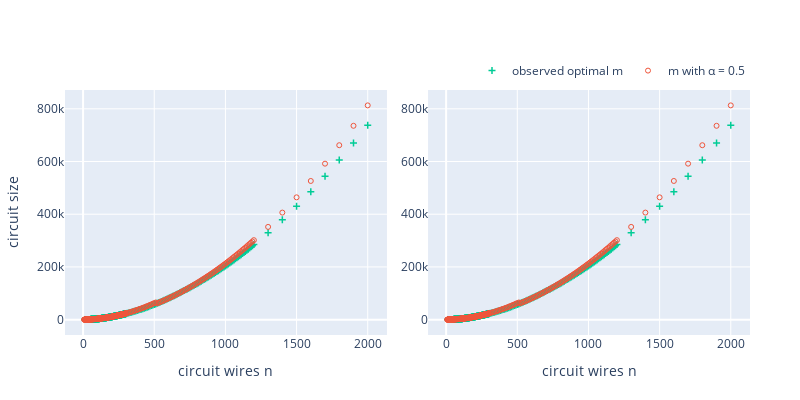

The notebook cell this image was saved under:
### Code cell
layout_2 = go.Layout(
    margin=dict(l=65, r=50, b=65, t=90),
    autosize=False,
    width=800,
    height=400,
    xaxis = dict(title='circuit wires n', domain = [0.0, 0.47]),
    yaxis = dict(title='circuit size'),
    xaxis2 = dict(title='circuit wires n', domain = [0.53, 1.0]),
    yaxis2 = dict(overlaying='y', anchor = 'free', position = 0.53),
    legend=dict(orientation='h', yanchor='bottom', y=1.02, xanchor='right', x=1)
    )

tracemeasl = go.Scatter(x=section_meas_df['size'].tolist(), y=section_meas_df['num_gates'].tolist(), showlegend=False, mode='markers', marker = dict(size = 5, symbol = 'cross-thin', line=dict(width=1.5, color='#00CC96')))
#traceoptl = go.Scatter(x=section_opt_df['size'].tolist(), y=section_opt_df['num_gates'].tolist(), showlegend=False, mode='markers', marker = dict(size = 5, symbol = 'x-thin', line=dict(width=1.5, color='#636EFA')))
tracepapl = go.Scatter(x=section_pap_df['size'].tolist(), y=section_pap_df['num_gates'].tolist(), showlegend=False, mode='markers', marker = dict(size = 5, symbol = 'circle-open', color='#EF553B'))

tracemeasr = go.Scatter(x=section_meas_df['size'].tolist(), y=section_meas_df['num_gates'].tolist(), xaxis='x2', yaxis='y2', name='observed optimal m', mode='markers', marker = dict(size = 5, symbol = 'cross-thin', line=dict(width=1.5, color='#00CC96')))
#traceoptr = go.Scatter(x=section_opt_df['size'].tolist(), y=section_opt_df['num_gates'].tolist(), xaxis='x2', yaxis='y2', name='m with ' + chr(945) + ' optimized', mode='markers', marker = dict(size = 5, symbol = 'x-thin', line=dict(width=1.5, color='#636EFA')))
tracepapr = go.Scatter(x=section_pap_df['size'].tolist(), y=section_pap_df['num_gates'].tolist(), xaxis='x2', yaxis='y2', name='m with ' + chr(945) + ' = 0.5', mode='markers', marker = dict(size = 5, symbol = 'circle-open', color='#EF553B'))

#trace10 = go.Scatter(x= n_vec_2d, y = m_2d_opt, name='m with ' + chr(945) + ' optimized', mode='lines', line=dict(color='#636EFA'))
#trace11 = go.Scatter(x= n_vec_2d, y = m_2d_default, name='m with ' + chr(945) + ' = 0.5', mode='lines', line=dict(color='#EF553B'))
#trace12 = go.Scatter(x= n_vec_2d, y = np.rint(m_2d_opt), xaxis='x2', yaxis='y2', showlegend=False, line=dict(color='#636EFA'))
#trace13 = go.Scatter(x= n_vec_2d, y = np.rint(m_2d_default), xaxis='x2', yaxis='y2', showlegend=False, line=dict(color='#EF553B'))

data = [tracemeasl, tracepapl, tracemeasr, tracepapr]

fig = go.Figure(data = data, layout=layout_2)

fig.show()

### Figure 1 — Plotly figure (JSON) as saved in the notebook; plotly's stock layout.template omitted (floating-point values rounded to 4 significant figures; data arrays with more than 128 entries replaced by an {"elided": "..."} marker saying what was removed)
{"data": [{"marker": {"line": {"color": "#00CC96", "width": 1.5}, "size": 5, "symbol": "cross-thin"}, "mode": "markers", "showlegend": false, "type": "scatter", "x": {"elided": "387 int values"}, "y": {"elided": "387 int values"}}, {"marker": {"color": "#EF553B", "size": 5, "symbol": "circle-open"}, "mode": "markers", "showlegend": false, "type": "scatter", "x": {"elided": "391 int values"}, "y": {"elided": "391 int values"}}, {"marker": {"line": {"color": "#00CC96", "width": 1.5}, "size": 5, "symbol": "cross-thin"}, "mode": "markers", "name": "observed optimal m", "type": "scatter", "x": {"elided": "387 int values"}, "xaxis": "x2", "y": {"elided": "387 int values"}, "yaxis": "y2"}, {"marker": {"color": "#EF553B", "size": 5, "symbol": "circle-open"}, "mode": "markers", "name": "m with α = 0.5", "type": "scatter", "x": {"elided": "391 int values"}, "xaxis": "x2", "y": {"elided": "391 int values"}, "yaxis": "y2"}], "layout": {"autosize": false, "height": 400, "legend": {"orientation": "h", "x": 1, "xanchor": "right", "y": 1.02, "yanchor": "bottom"}, "margin": {"b": 65, "l": 65, "r": 50, "t": 90}, "width": 800, "xaxis": {"domain": [0.0, 0.47], "title": {"text": "circuit wires n"}}, "xaxis2": {"domain": [0.53, 1.0], "title": {"text": "circuit wires n"}}, "yaxis": {"title": {"text": "circuit size"}}, "yaxis2": {"anchor": "free", "overlaying": "y", "position": 0.53}}}
